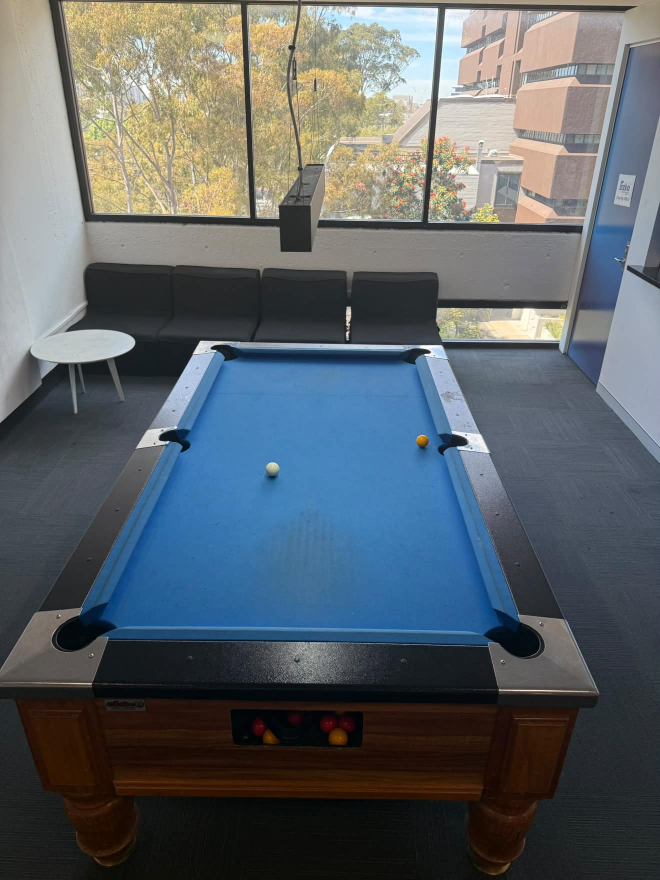
#> input picture Table images/838938480_2359161881334441_3378779277709378102_n.jpg, 1320 x 1760 px, found by its file name (shown at 1/2 size); its folder holds only this picture in this run
$ python run_photo.py
#> lines starting #> are read from the running program, lines starting #| are printed output that depends on the picture; after the words box and inside, x2 and y2 are one past the last pixel; in counts of white or black regions, pixels touching at a corner belong together
#> in process_image, image_bgr is the input picture: shape (1760, 1320, 3); mean B, G, R 103.7, 99, 91.7
### archive/table_mask.py
"""
Step 1: find the blue cloth, then the outline of the table.

- Threshold cloth colour (blue) in HSV
- Clean up with opening and closing morphological operations
- Keep largest colour and take its convex hull

"""

import cv2
import numpy as np

import archive.config as config

# [77 lines left out: functions find_cloth_mask, find_table_outline, not called in this run]

### archive/table_corners.py
"""
Step 2: turn thee table hull into four corners, work out which sides are the long ones

- treat each hull edge as a line
- k-means into four groups (four sides)
- intersect neighbouring sides to get the corners
"""

import cv2
import numpy as np
from sklearn.cluster import KMeans

import archive.config as config

# [146 lines left out: functions find_corners, put_long_side_first, not called in this run]

### archive/top_down.py
"""
Step 3: map between the photo and the top-down view

- perspective transform (homography) from the four table corners to a 2:1 rectangle
- applied to ball positions, not the whole image

the homography H is a 3x3 matrix, To move a pixel (x, y):

    [X, Y, W] = H @ [x, y, 1]
    new pixel = (X / W, Y / W)

division by W produces perspective distortion (further away more shrinkage)

limitations - far side corners are off by roughly a ball radius
due to the corners sitting of top of the cushions
"""

import cv2
import numpy as np

import archive.config as config

# [47 lines left out: functions make_map_transform, move_point, ball_radius_in_photo, not called in this run]

### archive/ball_detection.py
"""
step 4: find the balls on the table (blob detector).

- size tests. top-down map tells us how big a ball should look at each spot, thus blobs that are too small or thin are dropped.
- balls resting against a cushion. they overlap the edge of the cloth, showing up as bites out of the outline instead of holes
in it, red and yellow are trusted here as holes are dark too
- Touching balls. Merged blob is plit by colour first, then by counting.


To include: subtracting a photo of the empty table (the backdrop). That is the proper
fix for cue and black balls on a cushion, and needs a fixed camera.
"""

import cv2
import numpy as np
from sklearn.cluster import KMeans

import config
import archive.ball_colour as ball_colour
from archive.top_down import move_point, ball_radius_in_photo

# [183 lines left out: functions is_near_pocket, make_ball, split_blob_by_colour, find_balls, not called in this run]

### archive/ball_colour.py
"""
Step 5: decidee what colour a ball is: cue, black, red, yellow.

- Label every pixel as white, dark, red, yellow, or other.
- White dominance -> cue ball. black dominance -> black ball
- otherwise average the hue of the coloured pixels and pick nearest of red or yellow.

"""

import numpy as np

import archive.config as config

OTHER = 0
WHITE = 1
DARK = 2
RED = 3
YELLOW = 4

LABEL_NAMES = {WHITE: 'cue', DARK: 'black', RED: 'red', YELLOW: 'yellow'}

# [56 lines left out: functions hue_distance, label_pixels, classify_ball, not called in this run]

### archive/run_photo.py
"""
Batch processing script for pool table ball detection.
Processes all images in the Table images folder and saves results.
"""

import os
import cv2
import numpy as np

import archive.table_mask as table_mask
import archive.table_corners as table_corners
import archive.top_down as top_down
import archive.ball_detection as ball_detection
import archive.draw as draw
import update_game_state

def find_cloth_center(image_bgr):
    """
    Automatically finds a point on the cloth by looking for the dominant blue/green region.
    Returns (click_x, click_y) for a point likely to be on the table cloth.
    """
    height, width = image_bgr.shape[:2]

    # Convert to HSV and look for typical cloth colors (blue/green hues)
    image_hsv = cv2.cvtColor(image_bgr, cv2.COLOR_BGR2HSV)
#> image_hsv: shape (1760, 1320, 3); mean H, S, V 70.5, 82.6, 115.4

    # Pool table cloths are typically blue or green with high saturation
    hue = image_hsv[:, :, 0]
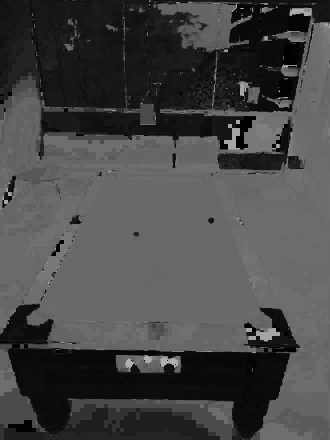
#> hue: shape (1760, 1320) (shown at 1/4 size); min 0, max 179, mean 70.5
    saturation = image_hsv[:, :, 1]
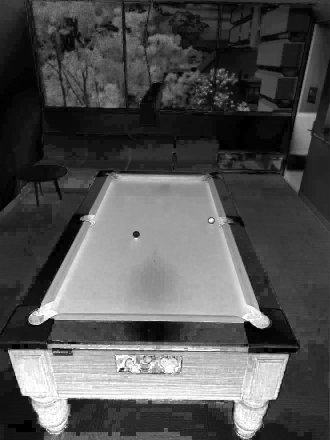
#> saturation: shape (1760, 1320) (shown at 1/4 size); min 0, max 255, mean 82.6

    # Mask for blue-green hues (roughly 80-130 in OpenCV's 0-180 scale) with good saturation
    cloth_like = ((hue > 80) & (hue < 130) & (saturation > 50)).astype(np.uint8) * 255
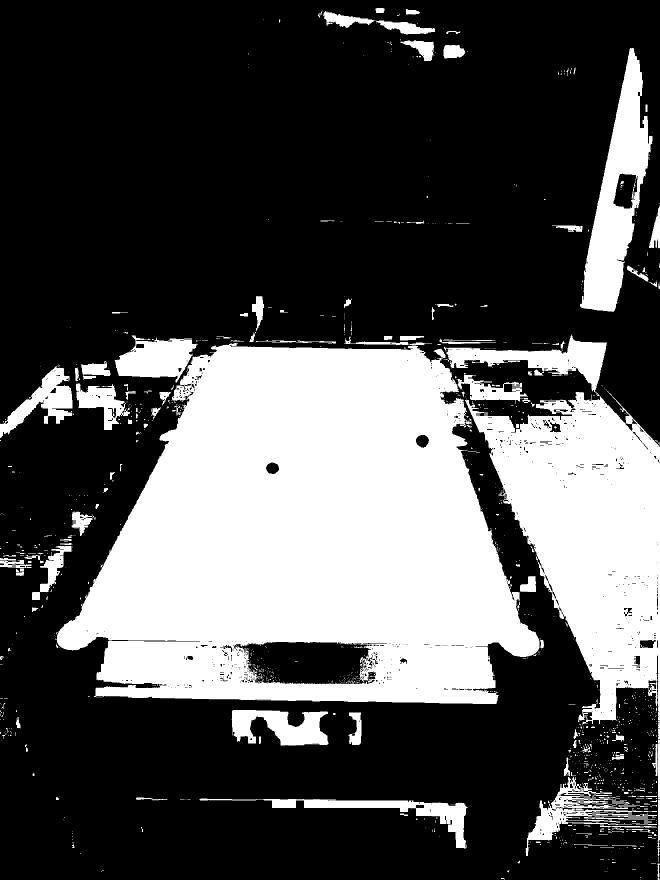
#> cloth_like: shape (1760, 1320) (shown at 1/2 size); 31.9% white; 1148 white regions (994 under 20 px)

    # Find the largest region
    contours, _ = cv2.findContours(cloth_like, cv2.RETR_EXTERNAL, cv2.CHAIN_APPROX_SIMPLE)
#> contours = 976 contours, 877 with area under 20; largest, box (x1, y1, x2, y2) and area: (113, 686, 1079, 1408) 495504, (887, 669, 1320, 1451) 153147, (1160, 96, 1306, 624) 33721, (229, 671, 395, 765) 9446, (399, 1597, 935, 1697) 8518

    if contours:
        largest = max(contours, key=cv2.contourArea)
#> largest = contour of 1973 points, box (x1, y1, x2, y2) (113, 686, 1079, 1408), area 495504
        M = cv2.moments(largest)
#> M = moments, m00 495504, centre m10/m00, m01/m00 = (613.1, 1082.1)
        if M['m00'] > 0:
            cx = int(M['m10'] / M['m00'])
#> cx = 613
            cy = int(M['m01'] / M['m00'])
#> cy = 1082
            return cx, cy

    # Fallback to image center
    return width // 2, height // 2

def detect(image_bgr):
    # Step 1: Find cloth center automatically
    click_x, click_y = find_cloth_center(image_bgr)
#> click_x = 613; click_y = 1082

    # Step 2: Find cloth mask and table outline
    image_hsv, cloth_mask = table_mask.find_cloth_mask(image_bgr, click_x, click_y)
#> in find_cloth_mask, `patch = patch.reshape(-1, 3).astype(float)`: patch = 1600 rows, first 8: [103, 143, 161], [104, 143, 159], [104, 144, 158], [104, 145, 156], [104, 146, 155], [104, 147, 154], [104, 147, 154], [104, 146, 155]
#> in find_cloth_mask, `cloth_hue = np.median(patch[:, 0])`: cloth_hue = 104
#> in find_cloth_mask, `cloth_saturation = np.median(patch[:, 1])`: cloth_saturation = 141
#> in find_cloth_mask, `cloth_value = np.median(patch[:, 2])`: cloth_value = 157
#> in find_cloth_mask, `value = image_hsv[:, :, 2].astype(float)`:
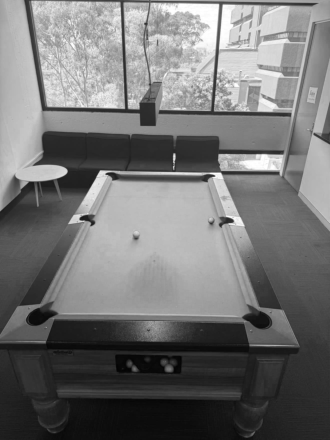
#> value: shape (1760, 1320) float64 (shown at 1/4 size); min 2, max 255, mean 115.4
#> in find_cloth_mask, `hue_difference = np.minimum(hue_difference, 180 - hue_difference)`:
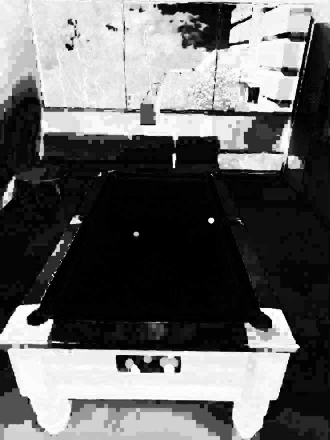
#> hue_difference: shape (1760, 1320) float64 (shown at 1/4 size); min 0, max 90, mean 36.1; drawn with min black and max white
    table_contour, table_hull = table_mask.find_table_outline(cloth_mask, click_x, click_y)
#> in find_table_outline, `cleaned = cv2.morphologyEx(cleaned, cv2.MORPH_CLOSE, kernel)`:
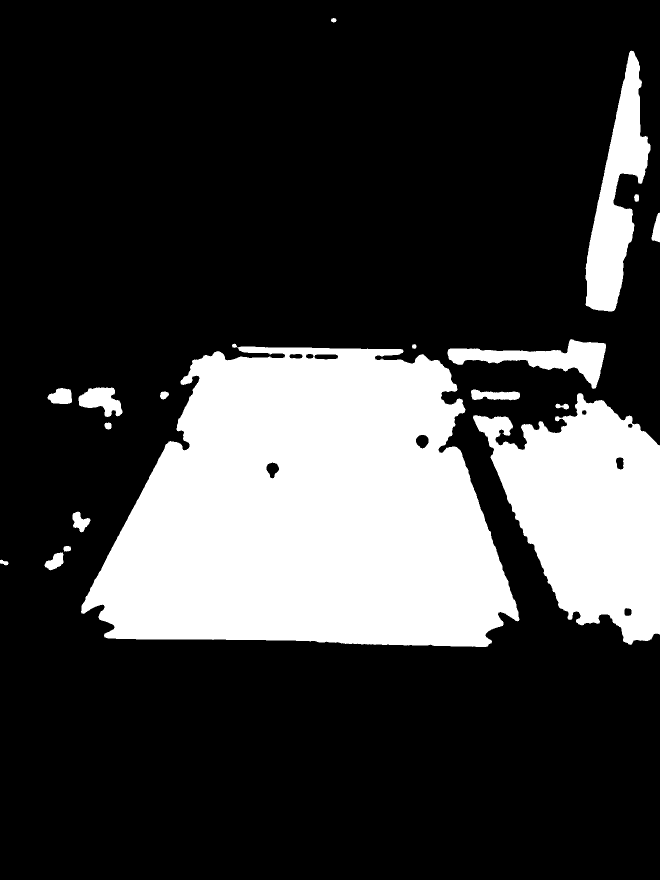
#> cleaned: shape (1760, 1320) (shown at 1/2 size); 23.7% white; 18 white regions
#> in find_table_outline, `contours, _ = cv2.findContours(cleaned, cv2.RETR_EXTERNAL, cv2.CHAIN_A..`: contours = 18 contours; largest, box (x1, y1, x2, y2) and area: (162, 687, 1039, 1294) 387154, (946, 786, 1320, 1290) 113126, (1171, 101, 1301, 623) 29180, (895, 678, 1212, 778) 10920, (157, 775, 245, 834) 3021
#> in find_table_outline, `table_contour = contours[0]`: table_contour = contour of 1497 points, box (x1, y1, x2, y2) (162, 687, 1039, 1294), area 387154
#> the loop in find_table_outline, `for contour in contours:` made 1 pass
#> in find_table_outline, `table_hull = cv2.convexHull(table_contour)`: table_hull = contour of 32 points, box (x1, y1, x2, y2) (162, 687, 1039, 1294), area 415138

    # Step 3: Find corners and orient them
    corners = table_corners.find_corners(table_hull)
#> in find_corners, `points = table_hull.reshape(-1, 2).astype(float)`: points = 32 pairs, first value 162 to 1038, second value 687 to 1293
#> in find_corners, `number_of_points = len(points)`: number_of_points = 32
#> in find_corners, `centre = points.mean(axis=0)`: centre = [645.2, 995.8]
#> in find_corners, `perimeter = cv2.arcLength(table_hull, True)`: perimeter = 2520.1
#> the loop in find_corners, `for i in range(number_of_points):` made 32 passes
#> after the loop in find_corners, `for i in range(number_of_points):`: edge_ends = [([930, 818], [1036, 1223]), ([945, 1293], [749, 1289]), ([749, 1289], [272, 1278]), ([163, 1211], [361, 762]), ([468, 687], [802, 698])]; edge_normals = [[0.967, -0.253], [-0.0204, 1], [-0.0231, 1], [-0.915, -0.403], [0.0329, -0.999]]; votes = 381 pairs, first value -0.915 to 0.967, second value -0.999 to 1
#> in find_corners, `edge_side = kmeans.predict(np.array(edge_normals))`: edge_side = [3, 0, 0, 2, 1]
#> after the loop in find_corners, `for side in range(4):`: sides = [(1.59, [0.0225, -1, 1271.7]), (-1.54, [0.0329, -0.999, 671.2]), (-2.73, [-0.915, -0.403, 637.8]), (-0.256, [0.967, -0.253, -692.6])]
#> the loop in find_corners, `for i in range(4):` made 4 passes
#> after the loop in find_corners, `for i in range(4):`: corners = [[395.1, 684.6], [899.4, 701.2], [1055, 1295.7], [134.8, 1275]]
    corners = table_corners.put_long_side_first(corners, table_contour)
#> in put_long_side_first, `map_corners = np.array([[0, 0], [width, 0], [width, height], [0, heigh..`: map_corners = [[0, 0], [800, 0], [800, 400], [0, 400]]
#> in put_long_side_first, `hull_indices = cv2.convexHull(table_contour, returnPoints=False)`: hull_indices = 32 values, max 1465 at index 0, min 0 at index 31, mean 827.8
#> in put_long_side_first, `defects = cv2.convexityDefects(table_contour, hull_indices).reshape(-1..`: defects = 29 rows, first 6: [1465, 0, 1487, 1971], [0, 2, 1, 162], [2, 122, 49, 16145], [122, 139, 126, 1034], [139, 174, 162, 1831], [174, 176, 175, 114]
#> the loop in put_long_side_first, `for defect in defects:` made 29 passes
#> after the loop in put_long_side_first, `for defect in defects:`: deepest = 73
#> in put_long_side_first, `best_corners = corners`: best_corners has the same summary as corners in find_corners
#> after the loop in put_long_side_first, `for shift in (0, 1):`: best_score = 46.75
#> corners = [[899.4, 701.2], [1055, 1295.7], [134.8, 1275], [395.1, 684.6]]

    # Step 4: Create perspective transform
    to_map, to_photo = top_down.make_map_transform(corners)
#> in make_map_transform, `map_corners = np.array([[0, 0], [width, 0], [width, height], [0, heigh..`: map_corners = [[0, 0], [800, 0], [800, 400], [0, 400]]
#> in make_map_transform, `to_map = cv2.getPerspectiveTransform(corners, map_corners)`: to_map = [[-0.986, 29.95, -20116.4], [-9.81, 2.57, 7020.1], [-0.000771, 0.0169, 1]]
#> in make_map_transform, `to_photo = np.linalg.inv(to_map)`: to_photo = [[-0.0328, -0.104, 74.04], [0.00124, -0.00466, 57.72], [-4.63e-05, -1.82e-06, 0.0823]]

    # Step 5: Detect balls
    balls = ball_detection.find_balls(image_hsv, cloth_mask, table_contour, table_hull, to_map, to_photo)
#> the loop in find_balls, `for mask, at_edge in ((holes, False), (bites, True)):` made 2 passes
#> after the loop in find_balls, `for mask, at_edge in ((holes, False), (bites, True)):`:
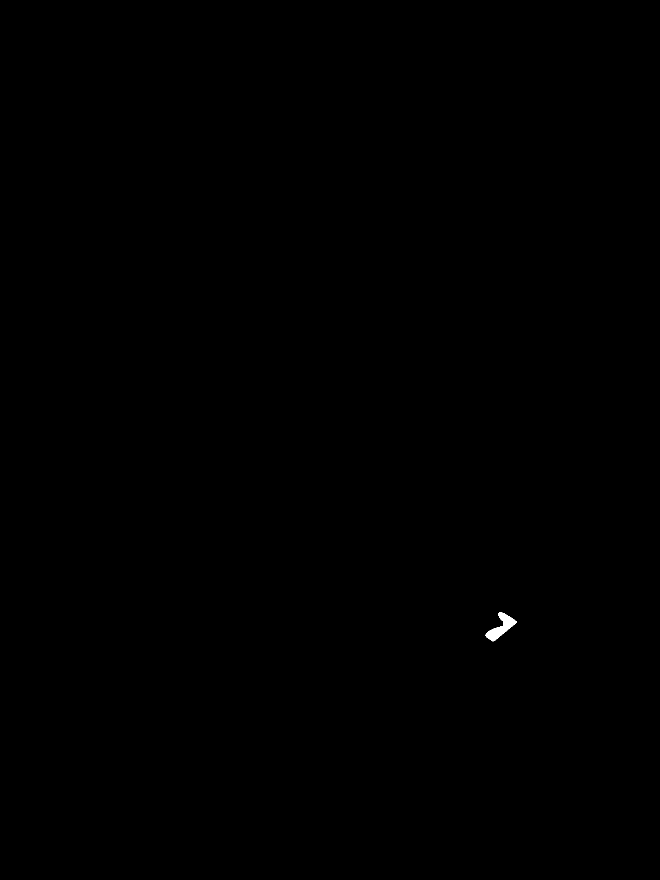
#> blob_mask: shape (1760, 1320) (shown at 1/2 size); values 0 (black) and 1 (white), 0.06% white; 1 white region, box (x1, y1, x2, y2) and area: (971, 1224, 1033, 1283) 1405
#> after the loop in find_balls, `for mask, at_edge in ((holes, False), (bites, True)):`: balls = 2 items
#> balls = 2 items

    return balls, table_hull, corners


def process_image(image_path, output_dir):
    """
    Processes a single image through the detection pipeline.
    Returns True on success, False on failure.
    """
    filename = os.path.basename(image_path)
    name_without_ext = os.path.splitext(filename)[0]

    print(f"Processing: {filename}")

    try:
        image_bgr = cv2.imread(image_path)
        if image_bgr is None:
            print(f"  Failed to load image")
            return False

        balls, table_hull, cormers = detect(image_bgr)
#> balls = 2 items; cormers has the same summary as corners in detect

        # Step 6: Draw results
        overlay = draw.draw_overlay(image_bgr, table_hull, corners, balls)
        top_down_map = draw.draw_map(balls)

        # Step 7: Combine overlay and map side by side
        map_height = top_down_map.shape[0]
        overlay_height = overlay.shape[0]

        # Resize map to match overlay height while keeping aspect ratio
        scale = overlay_height / map_height
        new_map_width = int(top_down_map.shape[1] * scale)
        map_resized = cv2.resize(top_down_map, (new_map_width, overlay_height))

        # Combine images horizontally
        combined = np.hstack([overlay, map_resized])

        # Save result
        output_path = os.path.join(output_dir, f"{name_without_ext}_result.jpg")
        cv2.imwrite(output_path, combined)

        print(f"  Found {len(balls)} balls")
        print(f"  Saved: {output_path}")
        return True

    except Exception as e:
        print(f"  Error: {e}")
        return False

def main():
    """
    Main function to process all images in Table images folder.
    """
    script_dir = os.path.dirname(os.path.abspath(__file__))
    input_dir = os.path.join(script_dir, "Table images")
    output_dir = os.path.join(script_dir, "results")

    # Create output directory if it doesn't exist
    os.makedirs(output_dir, exist_ok=True)

    # Get all image files
    image_extensions = ('.jpg', '.jpeg', '.png', '.bmp')
    image_files = [f for f in os.listdir(input_dir)
                   if f.lower().endswith(image_extensions)]

    if not image_files:
        print(f"No images found in {input_dir}")
        return

    print(f"Found {len(image_files)} images to process")
    print(f"Output directory: {output_dir}")
    print("-" * 50)

    success_count = 0
    for filename in sorted(image_files):
        image_path = os.path.join(input_dir, filename)
        if process_image(image_path, output_dir):
            success_count += 1

    print("-" * 50)
    print(f"Completed: {success_count}/{len(image_files)} images processed successfully")

if __name__ == "__main__":
    main()
